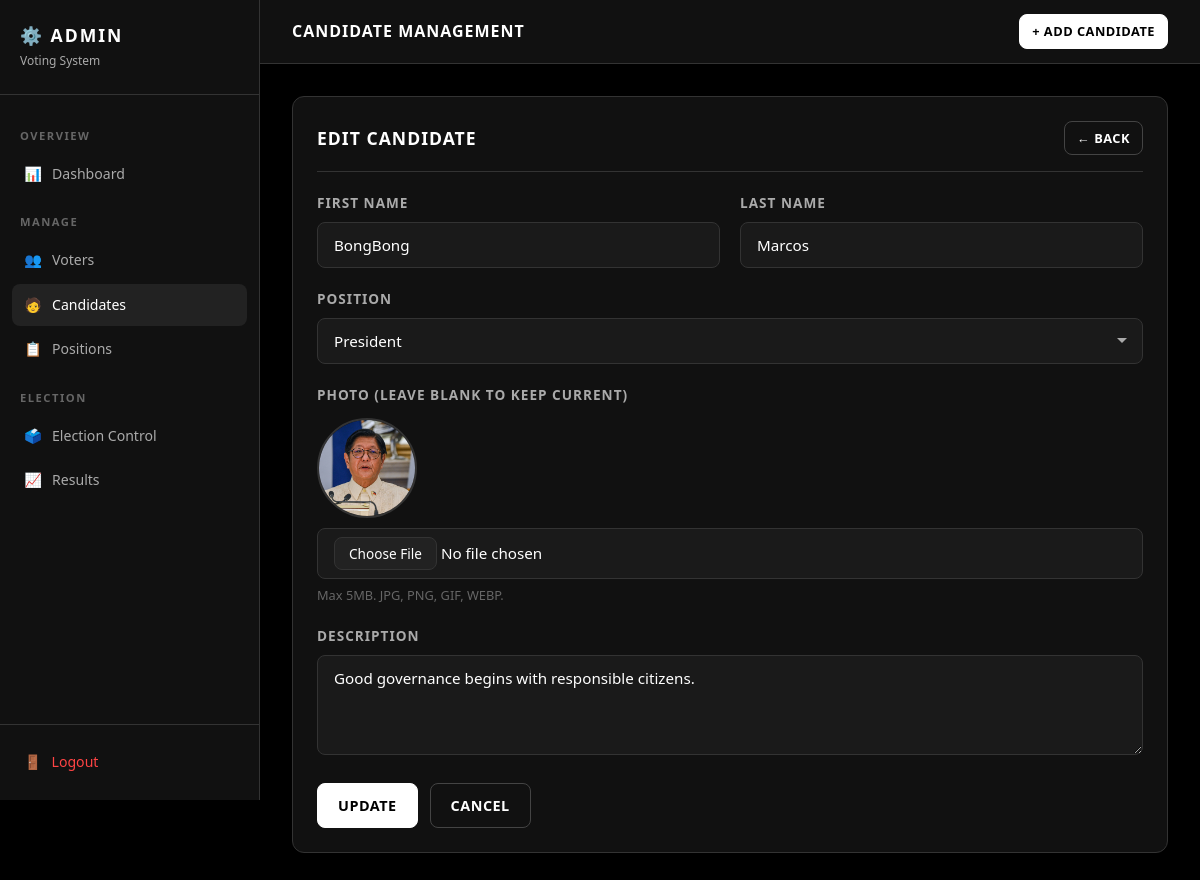
Screenshot of /admin/candidates.php?action=edit&id=1 (signed in) with the database file from the repository.
### tables this page shows
CREATE TABLE IF NOT EXISTS candidates (
    id INT AUTO_INCREMENT PRIMARY KEY,
    position_id INT NOT NULL,
    first_name VARCHAR(100) NOT NULL,
    last_name VARCHAR(100) NOT NULL,
    photo VARCHAR(255) DEFAULT 'default.png',
    description TEXT,
    created_at TIMESTAMP DEFAULT CURRENT_TIMESTAMP,
    FOREIGN KEY (position_id) REFERENCES positions(id) ON DELETE CASCADE
);

CREATE TABLE IF NOT EXISTS positions (
    id INT AUTO_INCREMENT PRIMARY KEY,
    position_name VARCHAR(100) NOT NULL UNIQUE,
    created_at TIMESTAMP DEFAULT CURRENT_TIMESTAMP
);

### admin/candidates.php (the view, shortened to what this page needs)
<?php
require_once '../includes/db.php';
$action  = $_GET['action'] ?? 'list';
$edit_id = isset($_GET['id']) ? (int)$_GET['id'] : 0;
$edit_candidate = null;
if ($action === 'edit' && $edit_id) {
    $stmt = mysqli_prepare($conn, "SELECT * FROM candidates WHERE id = ?");
    mysqli_stmt_bind_param($stmt, 'i', $edit_id);
    mysqli_stmt_execute($stmt);
    $edit_candidate = mysqli_fetch_assoc(mysqli_stmt_get_result($stmt));
}
$positions_result = mysqli_query($conn, "SELECT * FROM positions ORDER BY position_name ASC");
$positions_list = [];
while ($p = mysqli_fetch_assoc($positions_result)) $positions_list[] = $p;
?>
<!DOCTYPE html>
<html lang="en">
<head>
    <link rel="stylesheet" href="../css/style.css">
</head>
<body>
<div class="admin-wrapper">
    <?php include 'includes/sidebar.php'; ?>
    <main class="admin-main">
        <div class="admin-topbar">
            <h2>Candidate Management</h2>
            <a href="candidates.php?action=add" class="btn btn-primary btn-sm">+ Add Candidate</a>
        </div>
        <div class="admin-body">
            <?php if ($action === 'add' || $action === 'edit'): ?>
            <div class="card">
                <div class="card-header">
                    <h3><?= $action === 'edit' ? 'Edit Candidate' : 'Add New Candidate' ?></h3>
                    <a href="candidates.php" class="btn btn-outline btn-sm">← Back</a>
                </div>
                <form method="POST" action="candidates.php" enctype="multipart/form-data">
                    <div class="form-row">
                        <div class="form-group">
                            <label>First Name</label>
                            <input type="text" name="first_name" class="form-control" value="<?= htmlspecialchars($edit_candidate['first_name'] ?? '') ?>" required>
                        </div>
                        <div class="form-group">
                            <label>Last Name</label>
                            <input type="text" name="last_name" class="form-control" value="<?= htmlspecialchars($edit_candidate['last_name'] ?? '') ?>" required>
                        </div>
                    </div>
                    <div class="form-group">
                        <label>Position</label>
                        <select name="position_id" class="form-control" required>
                            <?php foreach ($positions_list as $p): ?>
                                <option value="<?= $p['id'] ?>" <?= (isset($edit_candidate['position_id']) && $edit_candidate['position_id'] == $p['id']) ? 'selected' : '' ?>>
                                    <?= htmlspecialchars($p['position_name']) ?>
                                </option>
                            <?php endforeach; ?>
                        </select>
                    </div>
                    <div class="form-group">
                        <label>Photo <?= $action === 'edit' ? '(leave blank to keep current)' : '' ?></label>
                        <?php if ($action === 'edit' && $edit_candidate['photo'] && $edit_candidate['photo'] !== 'default.png'): ?>
                            <div style="margin-bottom:10px;">
                                <img src="../uploads/candidates/<?= htmlspecialchars($edit_candidate['photo']) ?>" class="photo-preview" alt="">
                            </div>
                        <?php endif; ?>
                        <input type="file" name="photo" class="form-control" accept="image/*">
                        <p class="form-hint">Max 5MB. JPG, PNG, GIF, WEBP.</p>
                    </div>
                    <div class="form-group">
                        <label>Description</label>
                        <textarea name="description" class="form-control"><?= htmlspecialchars($edit_candidate['description'] ?? '') ?></textarea>
                    </div>
                    <div style="display:flex; gap:12px;">
                        <button type="submit" class="btn btn-primary"><?= $action === 'edit' ? 'Update' : 'Add Candidate' ?></button>
                        <a href="candidates.php" class="btn btn-outline">Cancel</a>
                    </div>
                </form>
            </div>
            <?php endif; ?>
        </div>
    </main>
</div>
</body>
</html>

### css/style.css (style rules this page uses)
*, *::before, *::after { box-sizing: border-box; margin: 0; padding: 0; }
:root { --bg: #000000; --surface: #111111; --surface2: #1a1a1a; --surface3: #222222; --border: #333333; --border-light: #444444; --text: #ffffff; --text-muted: #aaaaaa; --text-dim: #666666; --accent: #ffffff; --accent-hover: #dddddd; --danger: #ff4444; --success: #44ff88; --warning: #ffaa00; --radius: 8px; --radius-lg: 12px; --shadow: 0 4px 20px rgba(0,0,0,0.8); --shadow-sm: 0 2px 8px rgba(0,0,0,0.5); --transition: 0.2s ease; }
html { font-size: 16px; }
body { background: var(--bg); color: var(--text); font-family: 'Segoe UI', Arial, sans-serif; line-height: 1.6; min-height: 100vh; }
h1, h2, h3, h4, h5 { font-weight: 700; line-height: 1.3; }
h2 { font-size: 1.5rem; }
h3 { font-size: 1.25rem; }
a { color: var(--text); text-decoration: none; transition: color var(--transition); }
.card { background: var(--surface); border: 1px solid var(--border); border-radius: var(--radius-lg); padding: 24px; margin-bottom: 24px; box-shadow: var(--shadow-sm); }
.card-header { padding-bottom: 16px; margin-bottom: 20px; border-bottom: 1px solid var(--border); display: flex; align-items: center; justify-content: space-between; gap: 12px; }
.card-header h2, .card-header h3 { font-size: 1.1rem; text-transform: uppercase; letter-spacing: 1px; }
.form-group { margin-bottom: 20px; }
.form-group label { display: block; font-size: 0.85rem; text-transform: uppercase; letter-spacing: 1px; color: var(--text-muted); margin-bottom: 8px; font-weight: 600; }
.form-control { width: 100%; background: var(--surface2); border: 1px solid var(--border); border-radius: var(--radius); color: var(--text); padding: 12px 16px; font-size: 0.95rem; transition: border-color var(--transition), box-shadow var(--transition); font-family: inherit; }
.form-control::placeholder { color: var(--text-dim); }
select.form-control { appearance: none; background-repeat: no-repeat; background-position: right 14px center; padding-right: 40px; }
select.form-control option { background: var(--surface2); }
textarea.form-control { resize: vertical; min-height: 100px; }
.form-row { display: grid; grid-template-columns: 1fr 1fr; gap: 20px; }
.form-hint { font-size: 0.8rem; color: var(--text-dim); margin-top: 6px; }
.btn { display: inline-flex; align-items: center; gap: 8px; padding: 10px 20px; border-radius: var(--radius); font-size: 0.9rem; font-weight: 600; cursor: pointer; border: 1px solid transparent; transition: all var(--transition); font-family: inherit; text-transform: uppercase; letter-spacing: 0.5px; white-space: nowrap; }
.btn-primary { background: var(--text); color: var(--bg); border-color: var(--text); }
.btn-outline { background: transparent; color: var(--text); border-color: var(--border-light); }
.btn-sm { padding: 6px 12px; font-size: 0.8rem; }
.admin-wrapper { display: flex; min-height: 100vh; }
.admin-main { flex: 1; overflow: hidden; }
.admin-topbar { background: var(--surface); border-bottom: 1px solid var(--border); padding: 0 32px; height: 64px; display: flex; align-items: center; justify-content: space-between; }
.admin-topbar h2 { font-size: 1rem; text-transform: uppercase; letter-spacing: 1px; }
.admin-body { padding: 32px; }
.photo-preview { width: 100px; height: 100px; border-radius: 50%; object-fit: cover; border: 2px solid var(--border); margin-top: 12px; display: block; }
input[type="file"].form-control { padding: 8px 16px; cursor: pointer; }

### rows the page displays
candidates: first_name "BongBong", last_name "Marcos", position_id "President", photo (picture), description "Good governance begins with responsible citizens."
